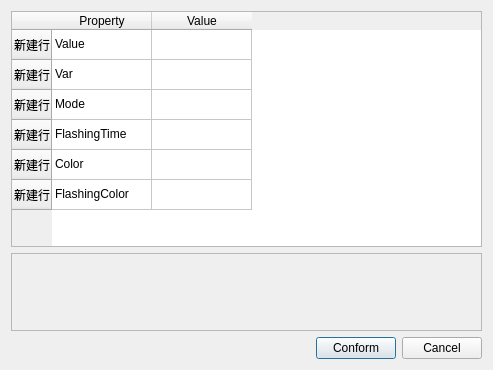
<?xml version="1.0" encoding="UTF-8"?>
<ui version="4.0">
 <class>CEditColorThreshold</class>
 <widget class="QDialog" name="CEditColorThreshold">
  <property name="geometry">
   <rect>
    <x>0</x>
    <y>0</y>
    <width>493</width>
    <height>370</height>
   </rect>
  </property>
  <property name="windowTitle">
   <string>CEditColorThreshold</string>
  </property>
  <layout class="QHBoxLayout" name="horizontalLayout_2">
   <item>
    <layout class="QVBoxLayout" name="verticalLayout" stretch="3,1,0">
     <item>
      <widget class="QTableWidget" name="tableWidget">
       <row>
        <property name="text">
         <string>新建行</string>
        </property>
       </row>
       <row>
        <property name="text">
         <string>新建行</string>
        </property>
       </row>
       <row>
        <property name="text">
         <string>新建行</string>
        </property>
       </row>
       <row>
        <property name="text">
         <string>新建行</string>
        </property>
       </row>
       <row>
        <property name="text">
         <string>新建行</string>
        </property>
       </row>
       <row>
        <property name="text">
         <string>新建行</string>
        </property>
       </row>
       <column>
        <property name="text">
         <string>Property</string>
        </property>
       </column>
       <column>
        <property name="text">
         <string>Value</string>
        </property>
       </column>
       <item row="0" column="0">
        <property name="text">
         <string>Value</string>
        </property>
       </item>
       <item row="1" column="0">
        <property name="text">
         <string>Var</string>
        </property>
       </item>
       <item row="2" column="0">
        <property name="text">
         <string>Mode</string>
        </property>
       </item>
       <item row="3" column="0">
        <property name="text">
         <string>FlashingTime</string>
        </property>
       </item>
       <item row="4" column="0">
        <property name="text">
         <string>Color</string>
        </property>
       </item>
       <item row="5" column="0">
        <property name="text">
         <string>FlashingColor</string>
        </property>
       </item>
      </widget>
     </item>
     <item>
      <widget class="QTextEdit" name="textEdit">
       <property name="enabled">
        <bool>false</bool>
       </property>
      </widget>
     </item>
     <item>
      <layout class="QHBoxLayout" name="horizontalLayout">
       <item>
        <spacer name="horizontalSpacer">
         <property name="orientation">
          <enum>Qt::Horizontal</enum>
         </property>
         <property name="sizeHint" stdset="0">
          <size>
           <width>40</width>
           <height>20</height>
          </size>
         </property>
        </spacer>
       </item>
       <item>
        <widget class="QPushButton" name="pushButton">
         <property name="text">
          <string>Conform</string>
         </property>
        </widget>
       </item>
       <item>
        <widget class="QPushButton" name="pushButton_2">
         <property name="text">
          <string>Cancel</string>
         </property>
        </widget>
       </item>
      </layout>
     </item>
    </layout>
   </item>
  </layout>
 </widget>
 <layoutdefault spacing="6" margin="11"/>
 <resources/>
 <connections/>
</ui>
